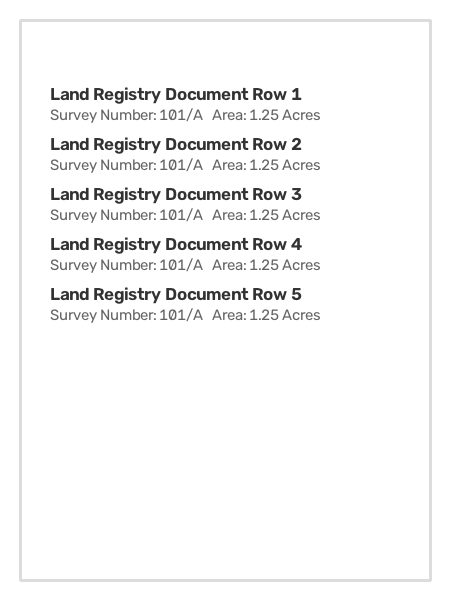
#> input picture backend/test-data/clean_scan.png, 450 x 600 px
$ python test_preprocessing.py
#> lines starting #> are read from the running program, lines starting #| are printed output that depends on the picture; after the words box and inside, x2 and y2 are one past the last pixel; in counts of white or black regions, pixels touching at a corner belong together
### backend/services/preprocessing/scanner.py
import cv2
import numpy as np
import os

# [51 lines left out: functions order_points, perspective_transform, not called in this run]

def detect_document_boundary(image):
    """
    Detects the boundaries of a document page inside the image.
    Returns the 4 corner points if found, otherwise None.
    """
    # Resize the image for faster and more reliable contour detection
    ratio = image.shape[0] / 500.0
    orig = image.copy()
    resized = cv2.resize(image, (int(image.shape[1] / ratio), 500))

    # Convert to grayscale, blur to remove high-frequency noise
    gray = cv2.cvtColor(resized, cv2.COLOR_BGR2GRAY)
    gray = cv2.GaussianBlur(gray, (5, 5), 0)

    # Edge detection
    edged = cv2.Canny(gray, 75, 200)

    # Find contours in the edged image
    contours, _ = cv2.findContours(edged.copy(), cv2.RETR_LIST, cv2.CHAIN_APPROX_SIMPLE)
    contours = sorted(contours, key=cv2.contourArea, reverse=True)[:5]

    doc_contour = None
    for c in contours:
        # Approximate the contour
        peri = cv2.arcLength(c, True)
        approx = cv2.approxPolyDP(c, 0.02 * peri, True)

        # If our approximated contour has four points, we can assume we found the document
        if len(approx) == 4:
            doc_contour = approx
            break

    if doc_contour is not None:
        # Scale back the points to original image coordinates
        pts = doc_contour.reshape(4, 2) * ratio
        return pts
    return None

def correct_skew(image):
    """
    Detects the skew angle of the text lines and rotates the image to make them horizontal.
    """
    gray = cv2.cvtColor(image, cv2.COLOR_BGR2GRAY)

    # Apply thresholding or Canny to highlight text regions
    _, thresh = cv2.threshold(gray, 0, 255, cv2.THRESH_BINARY_INV + cv2.THRESH_OTSU)

    # Dilate text lines to merge words/lines together
    kernel = cv2.getStructuringElement(cv2.MORPH_RECT, (30, 5))
    dilated = cv2.dilate(thresh, kernel, iterations=2)

    # Find contours of dilated text lines
    contours, _ = cv2.findContours(dilated, cv2.RETR_LIST, cv2.CHAIN_APPROX_SIMPLE)

    angles = []
    for c in contours:
        # Discard small contours (noise)
        if cv2.contourArea(c) < 100:
            continue

        # Get minimum area bounding box
        rect = cv2.minAreaRect(c)
        angle = rect[-1]

        # OpenCV minAreaRect angle rules:
        # Depending on the version, angle is between [-90, 0] or [0, 90]
        # We normalize angle to range [-45, 45]
        if angle < -45:
            angle = 90 + angle
        elif angle > 45:
            angle = angle - 90

        angles.append(angle)

    if not angles:
        return image  # No deskew needed if no text detected

    # Find the median angle to reduce outlier influence
    median_angle = np.median(angles)

    # Avoid tiny rotations (less than 0.5 degrees)
    if abs(median_angle) < 0.5:
        return image

    # Rotate the image around its center
    (h, w) = image.shape[:2]
    center = (w // 2, h // 2)
    M = cv2.getRotationMatrix2D(center, median_angle, 1.0)
    rotated = cv2.warpAffine(image, M, (w, h), flags=cv2.INTER_CUBIC, borderMode=cv2.BORDER_REPLICATE)

    print(f"[Deskew] Rotated image by {median_angle:.2f} degrees")
    return rotated

def enhance_and_denoise(image):
    """
    Enhances contrast, applies adaptive thresholding, and denoises the document.
    """
    # Convert to grayscale
    gray = cv2.cvtColor(image, cv2.COLOR_BGR2GRAY)

    # 1. Contrast Stretching (stretch 2nd to 98th percentile to [0, 255])
    xp = [0, 64, 128, 192, 255]
    fp = [0, 16, 128, 240, 255] # Custom contrast curve mapping

    # Stretch histogram dynamically if there is a contrast difference
    p2, p98 = np.percentile(gray, (2, 98))
    if p98 - p2 > 10:
        gray_stretched = np.clip((gray - p2) * 255.0 / (p98 - p2), 0, 255).astype(np.uint8)
    else:
        gray_stretched = gray.copy()

    # 2. Denoise with a light Gaussian blur to smooth background
    blurred = cv2.GaussianBlur(gray_stretched, (3, 3), 0)

    # 3. Adaptive Thresholding to separate text from background cleanly
    # Block size is 15, constant C is 9 to ensure faint text is preserved
    thresh = cv2.adaptiveThreshold(
        blurred,
        255,
        cv2.ADAPTIVE_THRESH_GAUSSIAN_C,
        cv2.THRESH_BINARY,
        15,
        9
    )

    # 4. Morphological Cleanup (Opening to remove standalone dark pixels)
    kernel = cv2.getStructuringElement(cv2.MORPH_RECT, (2, 2))
    cleaned = cv2.morphologyEx(thresh, cv2.MORPH_OPEN, kernel)

    return cleaned

def process_image(input_path, output_path=None):
    """
    Full pipeline to preprocess a scanned document:
    1. Skew correction
    2. Document boundary perspective correction
    3. Contrast stretching, adaptive thresholding, and denoising
    """
    if not os.path.exists(input_path):
        raise FileNotFoundError(f"Input file not found at {input_path}")

    # Read the image
    img = cv2.imread(input_path)
    if img is None:
        raise ValueError(f"Could not load image: {input_path}")

    # Step 1: Skew Correction
    deskewed = correct_skew(img)

    # Step 2: Boundary / Perspective Correction
    pts = detect_document_boundary(deskewed)
    if pts is not None:
        print("[Perspective] Found 4-point document boundaries. Applying warp.")
        warped = perspective_transform(deskewed, pts)
    else:
        print("[Perspective] No clear 4-point boundary found. Skipping warp.")
        warped = deskewed

    # Step 3: Enhance Contrast & Adaptive Thresholding
    final_output = enhance_and_denoise(warped)

    # Determine output path if not provided
    if output_path is None:
        base, ext = os.path.splitext(input_path)
        output_path = f"{base}_cleaned{ext}"

    # Ensure output directory exists
    os.makedirs(os.path.dirname(output_path), exist_ok=True)

    # Save the output file
    cv2.imwrite(output_path, final_output)
    return output_path

### backend/services/preprocessing/test_preprocessing.py
import os
import cv2
import numpy as np
from scanner import process_image

# Directories
TEST_DATA_DIR = os.path.abspath(os.path.join(os.path.dirname(__file__), "..", "..", "test-data"))
OUTPUT_DIR = os.path.join(TEST_DATA_DIR, "output")

def create_synthetic_images():
    """
    Creates synthetic test images to simulate clean, skewed, and faded scans
    in case they do not yet exist in the test-data folder.
    """
    os.makedirs(TEST_DATA_DIR, exist_ok=True)
    os.makedirs(OUTPUT_DIR, exist_ok=True)

    clean_path = os.path.join(TEST_DATA_DIR, "clean_scan.png")
    skewed_path = os.path.join(TEST_DATA_DIR, "skewed_photo.png")
    faded_path = os.path.join(TEST_DATA_DIR, "faded_scan.png")

    # 1. Clean Scan Simulation
    if not os.path.exists(clean_path):
        print("[Setup] Generating synthetic clean scan...")
        img = np.ones((600, 450, 3), dtype=np.uint8) * 255
        # Add page border
        cv2.rectangle(img, (20, 20), (430, 580), (220, 220, 220), 2)
        # Add mock text rows
        for i in range(5):
            y = 100 + i * 50
            cv2.putText(img, f"Land Registry Document Row {i+1}", (50, y),
                        cv2.FONT_HERSHEY_SIMPLEX, 0.6, (50, 50, 50), 2)
            cv2.putText(img, "Survey Number: 101/A   Area: 1.25 Acres", (50, y + 20),
                        cv2.FONT_HERSHEY_SIMPLEX, 0.5, (100, 100, 100), 1)
        cv2.imwrite(clean_path, img)

    # 2. Skewed Photo Simulation
    if not os.path.exists(skewed_path):
        print("[Setup] Generating synthetic skewed photo...")
        img = np.ones((800, 800, 3), dtype=np.uint8) * 180  # grey table background

        # Create a document page (clean white rect)
        page = np.ones((500, 350, 3), dtype=np.uint8) * 255
        cv2.rectangle(page, (10, 10), (340, 490), (0, 0, 0), 2)
        for i in range(4):
            y = 100 + i * 50
            cv2.putText(page, f"Skewed Document Row {i+1}", (30, y),
                        cv2.FONT_HERSHEY_SIMPLEX, 0.5, (50, 50, 50), 1)

        # Rotate the page to create skew (12 degrees)
        angle = 12
        h, w = page.shape[:2]
        center = (w // 2, h // 2)
        M = cv2.getRotationMatrix2D(center, angle, 1.0)
        rotated_page = cv2.warpAffine(page, M, (w, h), borderValue=(180, 180, 180))

        # Place it inside the grey background
        img[150:150+h, 200:200+w] = rotated_page
        cv2.imwrite(skewed_path, img)

    # 3. Faded Scan Simulation
    if not os.path.exists(faded_path):
        print("[Setup] Generating synthetic faded scan...")
        # Very light grey background to simulate aged paper
        img = np.ones((600, 450, 3), dtype=np.uint8) * 240
        # Add very low contrast/faint text
        for i in range(4):
            y = 120 + i * 60
            cv2.putText(img, f"Faded Historical Record Row {i+1}", (50, y),
                        cv2.FONT_HERSHEY_SIMPLEX, 0.6, (190, 190, 190), 1)
        # Add some salt & pepper noise
        noise = np.random.normal(0, 15, img.shape).astype(np.int16)
        img = np.clip(img.astype(np.int16) + noise, 0, 255).astype(np.uint8)
        cv2.imwrite(faded_path, img)

    return clean_path, skewed_path, faded_path

def test_pipeline():
    print("=== Running Image Preprocessing Tests ===")

    # Ensure test inputs exist
    clean, skewed, faded = create_synthetic_images()

    test_cases = [
        ("Clean Scan", clean, "cleaned_clean_scan.png"),
        ("Skewed Photo", skewed, "cleaned_skewed_photo.png"),
        ("Faded Scan", faded, "cleaned_faded_scan.png")
    ]

    for name, input_path, output_filename in test_cases:
        output_path = os.path.join(OUTPUT_DIR, output_filename)
        print(f"\n[Test Case] Processing: {name} ({os.path.basename(input_path)})")
        try:
            res_path = process_image(input_path, output_path)
#> in process_image, img is the input picture: shape (600, 450, 3); min 50, max 255, mean 246.9
#> in correct_skew, `_, thresh = cv2.threshold(gray, 0, 255, cv2.THRESH_BINARY_INV + cv2.TH..`:
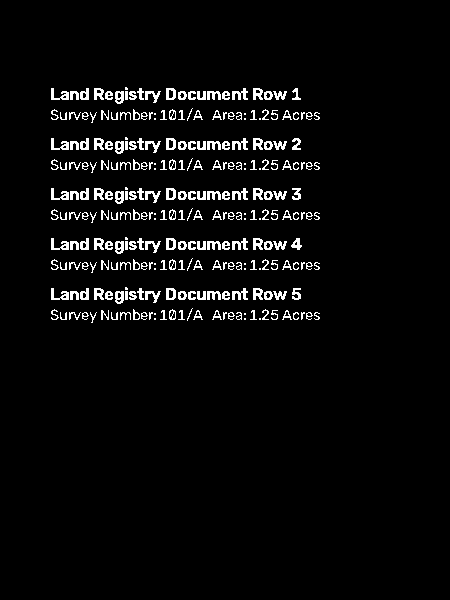
#> thresh: shape (600, 450); 4.3% white in thin lines or dots, all inside (x1, y1, x2, y2) = (51, 87, 320, 323)
#> in correct_skew, `dilated = cv2.dilate(thresh, kernel, iterations=2)`:
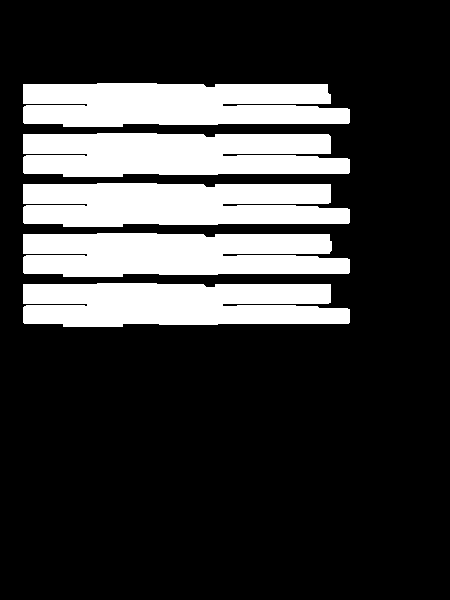
#> dilated: shape (600, 450); 23.4% white; 5 white regions
#> in correct_skew, `contours, _ = cv2.findContours(dilated, cv2.RETR_LIST, cv2.CHAIN_APPRO..`: contours = 5 contours; box (x1, y1, x2, y2) and area: (23, 233, 350, 277) 12102, (23, 283, 350, 327) 12100, (23, 183, 350, 227) 12100, (23, 133, 350, 177) 12099, (23, 83, 350, 127) 12073
#> the loop in correct_skew, `for c in contours:` made 5 passes
#> rect on passes 1 to 5: ((186, 304.5), (43, 326), -90), ((186, 254.5), (43, 326), -90), ((186, 204.5), (43, 326), -90), ((186, 154.5), (43, 326), -90), ((186, 104.5), (43, 326), -90)
#> after the loop in correct_skew, `for c in contours:`: angles = [0, 0, 0, 0, 0]
#> in correct_skew, `median_angle = np.median(angles)`: median_angle = 0
#> in detect_document_boundary, `gray = cv2.GaussianBlur(gray, (5, 5), 0)`:
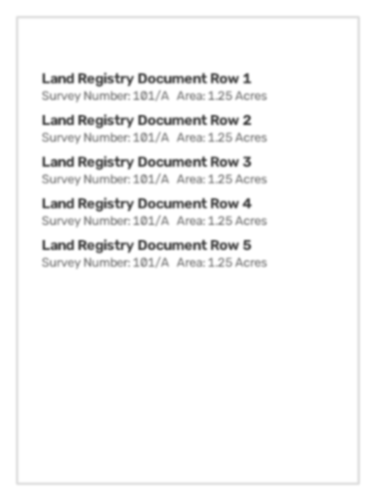
#> gray: shape (500, 375); min 78, max 255, mean 246.9
#> in detect_document_boundary, `edged = cv2.Canny(gray, 75, 200)`:
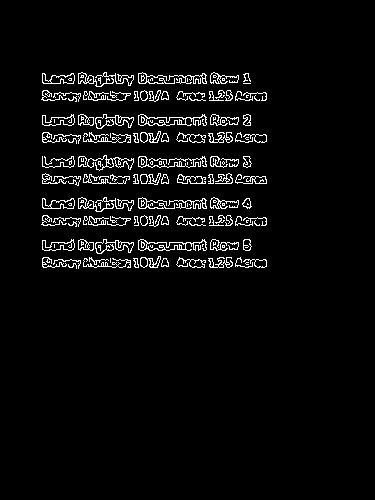
#> edged: shape (500, 375); 4.2% white in thin lines or dots, all inside (x1, y1, x2, y2) = (41, 72, 267, 269)
#> in detect_document_boundary, `contours, _ = cv2.findContours(edged.copy(), cv2.RETR_LIST, cv2.CHAIN_..`: contours = 309 contours, 189 with area under 20; largest, box (x1, y1, x2, y2) and area: (138, 239, 207, 251) 353, (138, 114, 207, 126) 353, (146, 242, 186, 251) 216, (146, 117, 186, 126) 216, (42, 198, 75, 209) 216
#> in detect_document_boundary, `contours = sorted(contours, key=cv2.contourArea, reverse=True)[:5]`: contours = 5 contours; box (x1, y1, x2, y2) and area: (138, 239, 207, 251) 353, (138, 114, 207, 126) 353, (146, 242, 186, 251) 216, (146, 117, 186, 126) 216, (42, 198, 75, 209) 216
#> the loop in detect_document_boundary, `for c in contours:` made 5 passes
#> peri on passes 1 to 5: 277, 277, 136.7, 136.7, 102.3
#> in enhance_and_denoise, `p2, p98 = np.percentile(gray, (2, 98))`: p2 = 100; p98 = 255
#> in enhance_and_denoise, `blurred = cv2.GaussianBlur(gray_stretched, (3, 3), 0)`:
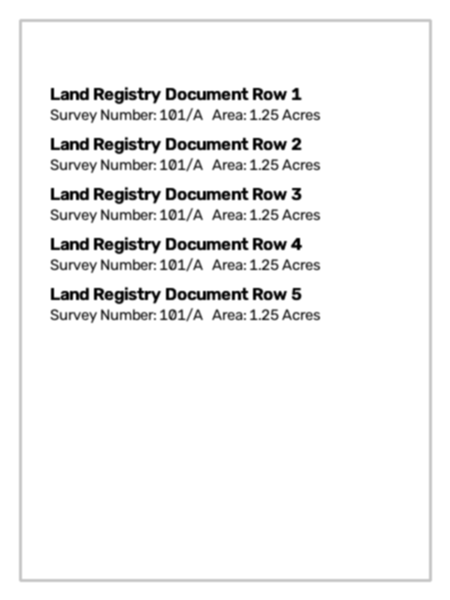
#> blurred: shape (600, 450); min 0, max 255, mean 243
#> in enhance_and_denoise, `thresh = cv2.adaptiveThreshold( blurred, 255, cv2.ADAPTIVE_THRESH_GAUS..`:
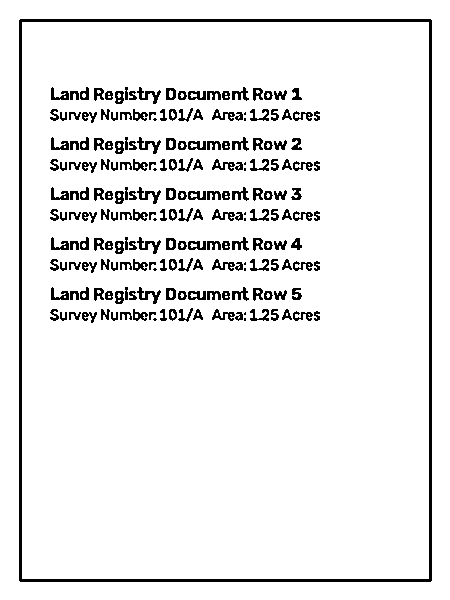
#> thresh: shape (600, 450); 92.6% white; 211 black regions (15 under 20 px), largest, box (x1, y1, x2, y2) and area: (19, 19, 432, 582) 5816, (137, 87, 161, 104) 151, (137, 137, 161, 154) 151
#> in enhance_and_denoise, `cleaned = cv2.morphologyEx(thresh, cv2.MORPH_OPEN, kernel)`:
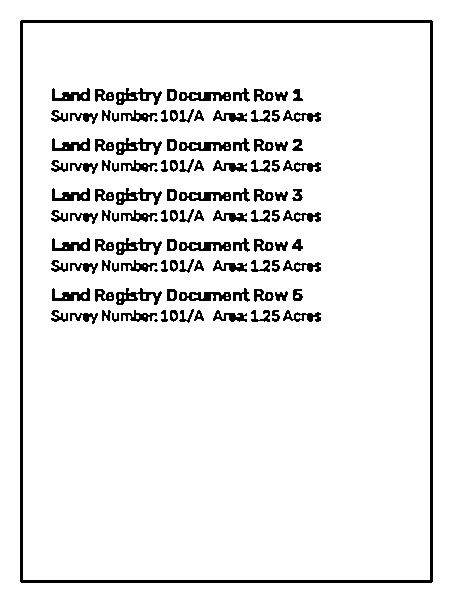
#> cleaned: shape (600, 450); 92.4% white; 116 black regions (5 under 20 px), largest, box (x1, y1, x2, y2) and area: (20, 20, 433, 583) 5816, (116, 88, 162, 105) 337, (116, 138, 162, 155) 337
            print(f" -> Output saved: {os.path.relpath(res_path)}")
            # Assert file exists and is not empty
            assert os.path.exists(res_path), "Output file does not exist"
            assert os.path.getsize(res_path) > 0, "Output file is empty"
            print(f" -> Result: PASS")
        except Exception as e:
            print(f" -> Result: FAIL (Error: {e})")
#> pass 2 of the loop in test_pipeline, `for name, input_path, output_filename in test_cases:`:
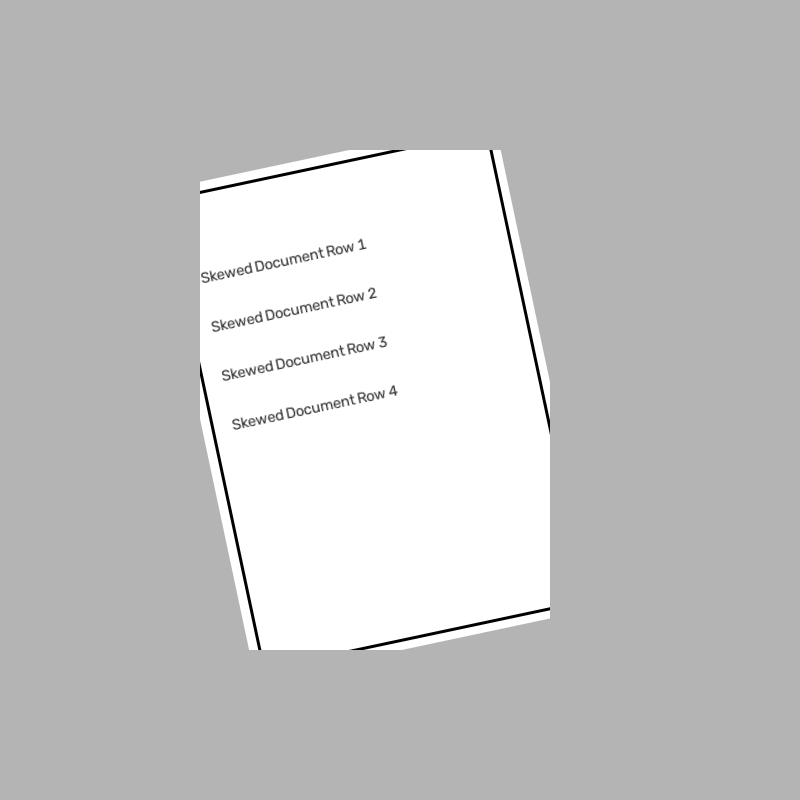
#> input picture backend/test-data/skewed_photo.png, 800 x 800 px
#> in process_image, img is the input picture: shape (800, 800, 3); min 0, max 255, mean 196.7
#> in correct_skew (call 2), `contours, _ = cv2.findContours(dilated, cv2.RETR_LIST, cv2.CHAIN_APPRO..`: contours = 2 contours; box (x1, y1, x2, y2) and area: (0, 0, 800, 800) 638401, (229, 153, 523, 647) 98693
#> the loop in correct_skew (call 2), `for c in contours:` made 2 passes
#> (c, rect, angle) on pass 2: ([[0, 0], [0, 799], [799, 799], [799, 0]], ((399.5, 399.5), (799, 799), -90), 0)
#| [Deskew] Rotated image by -6.00 degrees
#> resized: shape (500, 500, 3)
#> in detect_document_boundary (call 2), `edged = cv2.Canny(gray, 75, 200)`:
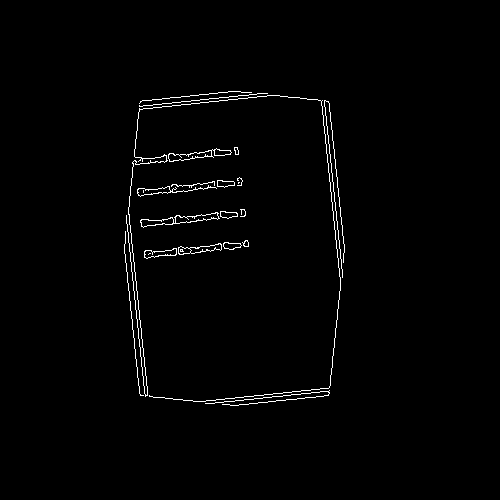
#> edged: shape (500, 500); 1.3% white in thin lines or dots, all inside (x1, y1, x2, y2) = (124, 91, 345, 406)
#> in detect_document_boundary (call 2), `contours, _ = cv2.findContours(edged.copy(), cv2.RETR_LIST, cv2.CHAIN_..`: contours = 37 contours, 15 with area under 20; largest, box (x1, y1, x2, y2) and area: (140, 212, 220, 228) 414, (168, 148, 232, 162) 318, (178, 243, 222, 255) 232, (175, 212, 219, 224) 222, (168, 150, 212, 162) 220
#> in detect_document_boundary (call 2), `contours = sorted(contours, key=cv2.contourArea, reverse=True)[:5]`: contours = 5 contours; box (x1, y1, x2, y2) and area: (140, 212, 220, 228) 414, (168, 148, 232, 162) 318, (178, 243, 222, 255) 232, (175, 212, 219, 224) 222, (168, 150, 212, 162) 220
#> the loop in detect_document_boundary (call 2), `for c in contours:` made 5 passes
#> peri on passes 1 to 4: 195.6, 162.3, 108.2, 120
#> p2 = 180
#> gray_stretched: shape (800, 800)
#> blurred: shape (800, 800)
#> in enhance_and_denoise (call 2), `cleaned = cv2.morphologyEx(thresh, cv2.MORPH_OPEN, kernel)`:
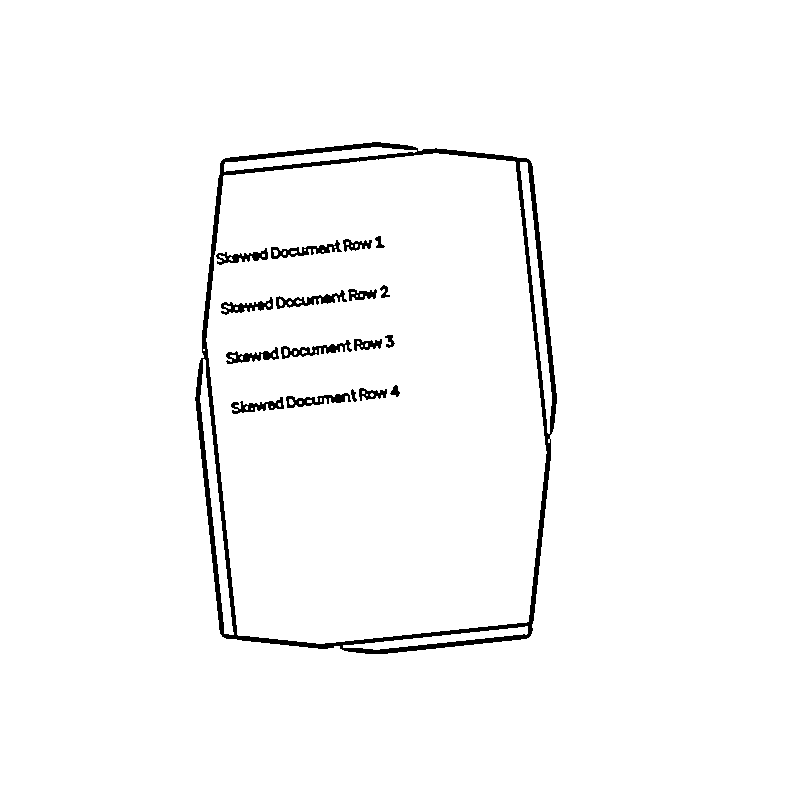
#> cleaned: shape (800, 800); 97.6% white; 18 black regions, largest, box (x1, y1, x2, y2) and area: (195, 142, 557, 654) 11132, (276, 290, 347, 309) 471, (281, 340, 352, 359) 463

if __name__ == "__main__":
    test_pipeline()
